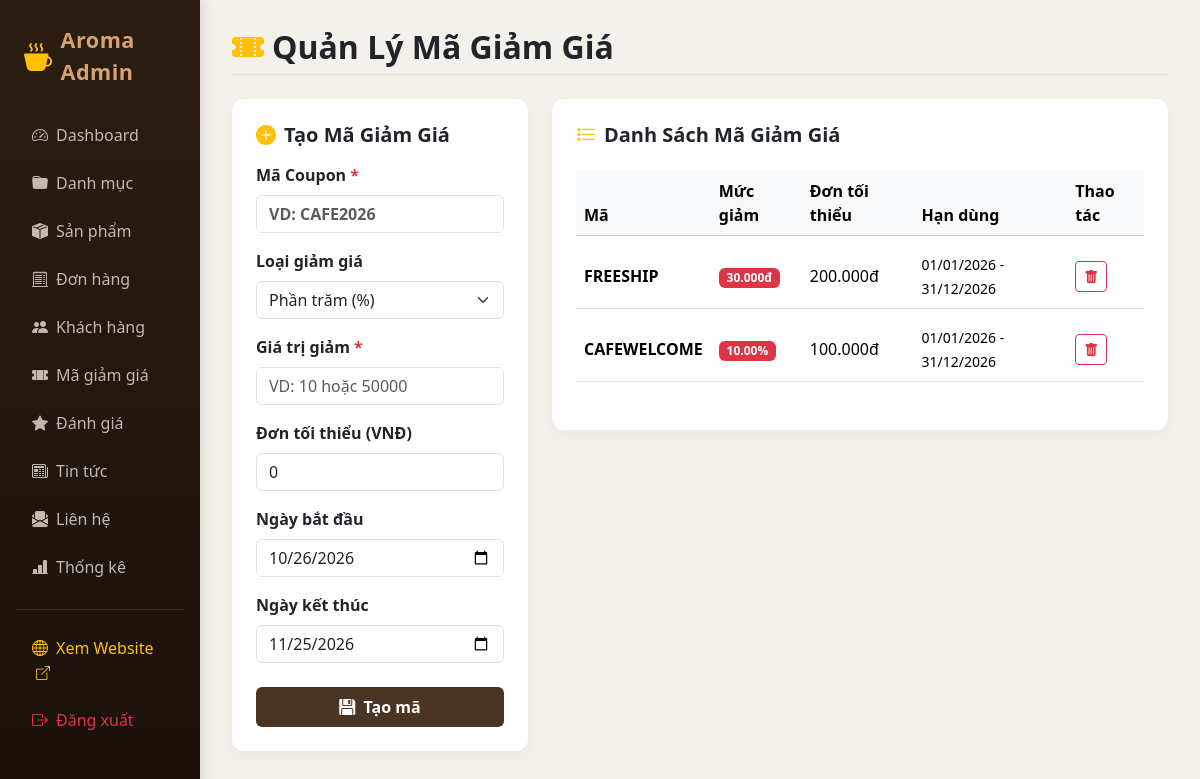
Page /admin/coupons.php (signed in) on the committed database.
### tables this page shows
CREATE TABLE IF NOT EXISTS coupons (
    id INT AUTO_INCREMENT PRIMARY KEY,
    code VARCHAR(50) NOT NULL UNIQUE,
    discount_type ENUM('percent', 'fixed') NOT NULL,
    discount_value DECIMAL(10,2) NOT NULL,
    min_order_amount DECIMAL(10,2) DEFAULT 0,
    quantity INT NOT NULL,
    start_date DATE NOT NULL,
    end_date DATE NOT NULL,
    status TINYINT(1) DEFAULT 1,
    created_at TIMESTAMP DEFAULT CURRENT_TIMESTAMP
);

### includes/functions.php (called while the page is built, shortened)
<?php
function e($string) {
    return htmlspecialchars($string ?? '', ENT_QUOTES, 'UTF-8');
}
function format_currency($amount) {
    return number_format($amount ?? 0, 0, ',', '.') . 'đ';
}
?>

### admin/coupons.php (the view, shortened to what this page needs)
<?php
require_once __DIR__ . '/../includes/functions.php';
$coupons = $conn->query("SELECT * FROM coupons ORDER BY id DESC")->fetchAll();
include __DIR__ . '/includes/header.php';
?>
<div class="d-flex justify-content-between align-items-center mb-4 pb-2 border-bottom">
    <h2 class="fw-bold text-dark m-0"><i class="bi bi-ticket-perforated-fill text-warning me-2"></i>Quản Lý Mã Giảm Giá</h2>
</div>
<div class="row">
    <div class="col-md-4 mb-4">
        <div class="card card-custom p-4">
            <h5 class="fw-bold text-dark mb-3"><i class="bi bi-plus-circle-fill me-2 text-warning"></i>Tạo Mã Giảm Giá</h5>
            <form action="coupons.php" method="POST">
                <div class="mb-3">
                    <label class="form-label fw-semibold">Mã Coupon <span class="text-danger">*</span></label>
                    <input type="text" class="form-control text-uppercase fw-bold" name="code" required placeholder="VD: CAFE2026">
                </div>
                <div class="mb-3">
                    <label class="form-label fw-semibold">Loại giảm giá</label>
                    <select name="discount_type" class="form-select">
                        <option value="percent">Phần trăm (%)</option>
                    </select>
                </div>
                <div class="mb-3">
                    <label class="form-label fw-semibold">Giá trị giảm <span class="text-danger">*</span></label>
                    <input type="number" class="form-control" name="discount_value" required placeholder="VD: 10 hoặc 50000">
                </div>
                <div class="mb-3">
                    <label class="form-label fw-semibold">Đơn tối thiểu (VNĐ)</label>
                    <input type="number" class="form-control" name="min_order_amount" value="0">
                </div>
                <div class="mb-3">
                    <label class="form-label fw-semibold">Ngày bắt đầu</label>
                    <input type="date" class="form-control" name="start_date" value="<?= date('Y-m-d') ?>">
                </div>
                <div class="mb-3">
                    <label class="form-label fw-semibold">Ngày kết thúc</label>
                    <input type="date" class="form-control" name="end_date" value="<?= date('Y-m-d', strtotime('+30 days')) ?>">
                </div>
                <button type="submit" class="btn btn-cafe w-100 py-2 mt-2"><i class="bi bi-floppy-fill me-1"></i> Tạo mã</button>
            </form>
        </div>
    </div>
    <div class="col-md-8">
        <div class="card card-custom p-4">
            <h5 class="fw-bold text-dark mb-3"><i class="bi bi-list-stars me-2 text-warning"></i>Danh Sách Mã Giảm Giá</h5>
            <div class="table-responsive">
                <table class="table table-custom align-middle">
                    <thead class="table-light">
                        <tr>
                            <th>Mã</th>
                            <th>Mức giảm</th>
                            <th>Đơn tối thiểu</th>
                            <th>Hạn dùng</th>
                            <th>Thao tác</th>
                        </tr>
                    </thead>
                    <tbody>
                        <?php foreach ($coupons as $c): ?>
                            <tr>
                                <td><strong class="text-cafe fs-6"><?= e($c['code']) ?></strong></td>
                                <td>
                                    <span class="badge bg-danger">
                                        <?= $c['discount_type'] === 'percent' ? $c['discount_value'] . '%' : format_currency($c['discount_value']) ?>
                                    </span>
                                </td>
                                <td><?= format_currency($c['min_order_amount']) ?></td>
                                <td><small><?= date('d/m/Y', strtotime($c['start_date'])) ?> - <?= date('d/m/Y', strtotime($c['end_date'])) ?></small></td>
                                <td>
                                    <a href="coupons.php?action=delete&id=<?= $c['id'] ?>" class="btn btn-sm btn-outline-danger" onclick="return confirm('Bạn có chắc muốn xóa mã này?');"><i class="bi bi-trash-fill"></i></a>
                                </td>
                            </tr>
                        <?php endforeach; ?>
                    </tbody>
                </table>
            </div>
        </div>
    </div>
</div>
<?php include __DIR__ . '/includes/footer.php'; ?>

### admin/includes/header.php (style rules this page uses)
:root { --cafe-dark: #2C1D11; --cafe-brown: #4A3525; --cafe-accent: #8C6D53; --cafe-gold: #D4A373; --cafe-cream: #FAEDCD; --cafe-bg: #F4F1EA; }
body { background-color: var(--cafe-bg); font-family: 'Segoe UI', Tahoma, Geneva, Verdana, sans-serif; color: #333; }
.card-custom { border: none; border-radius: 12px; box-shadow: 0 4px 15px rgba(0,0,0,0.04); background-color: #FFF; }
.table-custom { border-collapse: separate; border-spacing: 0 8px; }
.table-custom tbody tr { background-color: #FFF; box-shadow: 0 2px 6px rgba(0,0,0,0.02); transition: transform 0.15s ease; }
.btn-cafe { background-color: var(--cafe-brown); color: #FFF; border: none; font-weight: 600; }

### rows in the picture
coupons: code "FREESHIP", discount_value "30.000đ", min_order_amount "200.000đ", start_date "01/01/2026", end_date "31/12/2026"
coupons: code "CAFEWELCOME", discount_value "10.00", min_order_amount "100.000đ", start_date "01/01/2026", end_date "31/12/2026"
